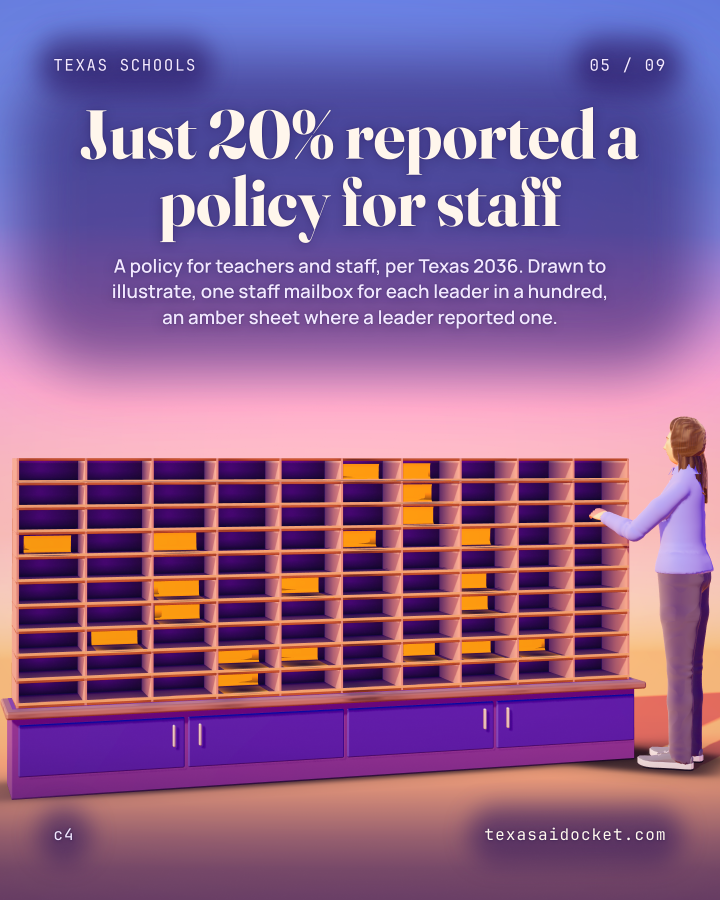
#> input picture runs/carousel/2026-11-15/slide-05.png, 2160 x 2700 px, given in place of slide-01.png, which was not available (shown at 1/3 size)
$ python update_ledgers.py
#> lines starting #> are read from the running program, lines starting #| are printed output that depends on the picture
### scripts/carousel/deck_coherence.py
#!/usr/bin/env python3
"""deck_coherence.py — measure whether the nine RENDERED frames read as one deck.

WHY THIS EXISTS (2026-09-16, owner). "all the slides don't really flow together."

`deck_chassis.py` reads the SOURCE and proves the nine frames were cut from one piece of stock.
This reads the PIXELS and proves they came out that way. Both are needed and neither substitutes
for the other, which is GATE_LESSONS' oldest shape: a rule stated in config, a surface that keeps
its own copy, and nothing in between checking they agree.

WHAT IT MEASURES, and the thresholds are DATA in `config/carousel/deck_coherence.json`, derived
from a corpus rather than chosen:

    value track        each frame's MEDIAN L*, in slide order. Nine numbers, and the deck's
                       whole flow problem lives in the differences between them
    mean adjacent jump the strobe measure. The reference product's median deck moves 2.6 L*
                       between adjacent frames. This product's median deck moved 21.0
    hard cuts          adjacent pairs more than 25 L* apart. Ninety percent of reference decks
                       carry at most one. Not one of this product's nineteen decks did

THE SCORER WAS READING THIS BACKWARDS, which is why it never surfaced. On 2026-09-16 the craft
judge wrote "a genuine value arc (measured 77.8, 77.5, 51.0, 34.1, 45.9, 20.8, 77.5, 43.5, 13.0;
spread 64.8)" and gave the deck credit for it. Frame 6 to frame 7 is a 57 point jump in one
swipe, back to near white from near black, and then down again. That is not an arc, it is a
sawtooth, and the rubric rewarded its amplitude because nothing measured ADJACENCY. A spread is
a property of a set. A deck is a sequence.

WHAT THIS IS NOT. It is not a rule that a deck must be flat. One hard cut is allowed and is the
deck's turn, and the deck says in its storyboard where that turn is, so the cut is a decision
somebody made rather than a thing that happened. Undeclared is a fail even at one.

EXIT CODES
    0  the nine frames read as one deck
    1  a violation, or the checker was called wrongly
    2  the checker itself broke

RUN IT BY EXIT CODE, never by reading the last line.
"""
from __future__ import annotations

import argparse
import json
import re
import sys
from pathlib import Path

REPO_ROOT = Path(__file__).resolve().parents[2]
CONFIG = REPO_ROOT / "config" / "carousel" / "deck_coherence.json"

# The measurement is taken at this size. Small enough that it is the deck's MASSES being
# measured and not its detail, which is the same reason a painter squints at a canvas.
SAMPLE = (216, 270)


def load_config(path: Path = CONFIG) -> dict:
    return json.loads(path.read_text(encoding="utf-8"))["thresholds"]


def median_lstar(path: Path) -> float:
    """A frame's median L*, the value a reader sees when the frame is a thumbnail."""
    import numpy as np
    from PIL import Image

    im = Image.open(path).convert("RGB").resize(SAMPLE)
    a = np.asarray(im).astype(np.float64) / 255.0
    lin = np.where(a <= 0.04045, a / 12.92, ((a + 0.055) / 1.055) ** 2.4)
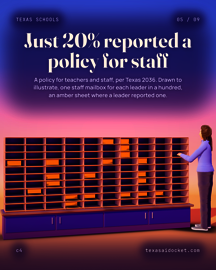
#> lin: shape (270, 216, 3) float64; mean R, G, B 0.329, 0.158, 0.318
    Y = lin[..., 0] * 0.2126 + lin[..., 1] * 0.7152 + lin[..., 2] * 0.0722
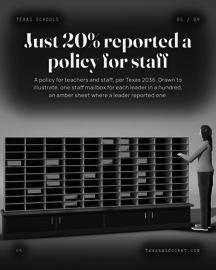
#> Y: shape (270, 216) float64; min 0.00261, max 0.994, mean 0.206
    L = np.where(Y > 0.008856, 116 * np.cbrt(Y) - 16, 903.3 * Y)
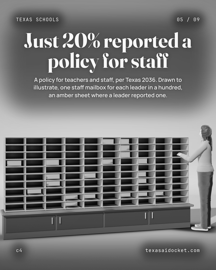
#> L: shape (270, 216) float64; min 2.35, max 99.76, mean 46.5; drawn with min black and max white
    return float(np.median(L))


# [223 lines left out: functions frames_in, declared_cuts, measure, report, self_test, main, not called in this run]


# [6 lines that do not run on import are left out]

### runs/carousel/2026-11-15/update_ledgers.py
#!/usr/bin/env python3
"""update_ledgers.py for 2026-11-15, carousel no. 78. Appends one entry to each variety ledger,
the artwork values measured off the final renders by deck_coherence and layout_check's own
functions, the caption's counts measured off caption.txt. Then ledger_check --derive rewrites the
caption exclusion lists."""
import json, re, sys, subprocess
from pathlib import Path
HERE = Path(__file__).resolve().parent
ROOT = HERE.parents[1] if HERE.parent.name == "out" else HERE.parents[2]   # out/<date>/ or runs/carousel/<date>/
sys.path.insert(0, str(ROOT / "scripts/carousel"))
import deck_coherence as DC, layout_check as LC
from PIL import Image
D, N = "2026-11-15", 78
OUT = ROOT / "out" / D
L = ROOT / "ledger/carousel"
def add(name, entry):
    p = L / f"{name}.json"; t = json.loads(p.read_text())
    t["entries"] = [e for e in t["entries"] if e.get("date") != D] + [entry]
    p.write_text(json.dumps(t, indent=1, ensure_ascii=False) + "\n")
frames = [OUT / "render" / f"slide-{i:02d}.png" for i in range(1, 10)]
med = [round(DC.median_lstar(f), 1) for f in frames]
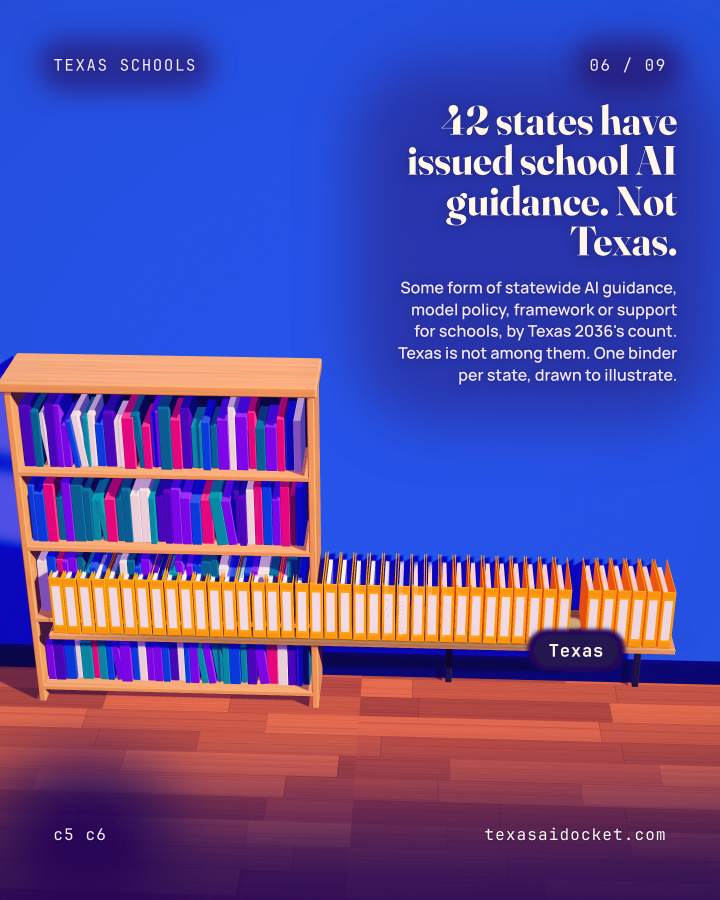
#> input picture runs/carousel/2026-11-15/slide-06.png, 2160 x 2700 px, given in place of slide-02.png, which was not available (shown at 1/3 size)
#> in median_lstar (call 2), `lin = np.where(a <= 0.04045, a / 12.92, ((a + 0.055) / 1.055) ** 2.4)`:
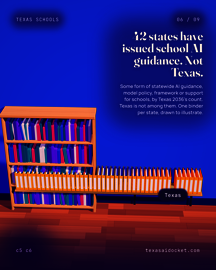
#> lin: shape (270, 216, 3) float64; mean R, G, B 0.198, 0.107, 0.426
#> in median_lstar (call 2), `Y = lin[..., 0] * 0.2126 + lin[..., 1] * 0.7152 + lin[..., 2] * 0.0722`:
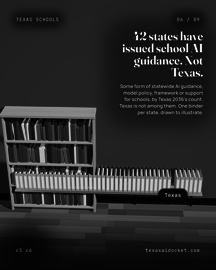
#> Y: shape (270, 216) float64; min 0.00306, max 0.995, mean 0.149
#> in median_lstar (call 2), `L = np.where(Y > 0.008856, 116 * np.cbrt(Y) - 16, 903.3 * Y)`:
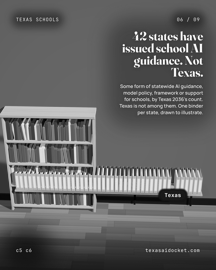
#> L: shape (270, 216) float64; min 2.77, max 99.8, mean 40.5; drawn with min black and max white
#> (the run stopped early here; a loop or call above may not have finished)
